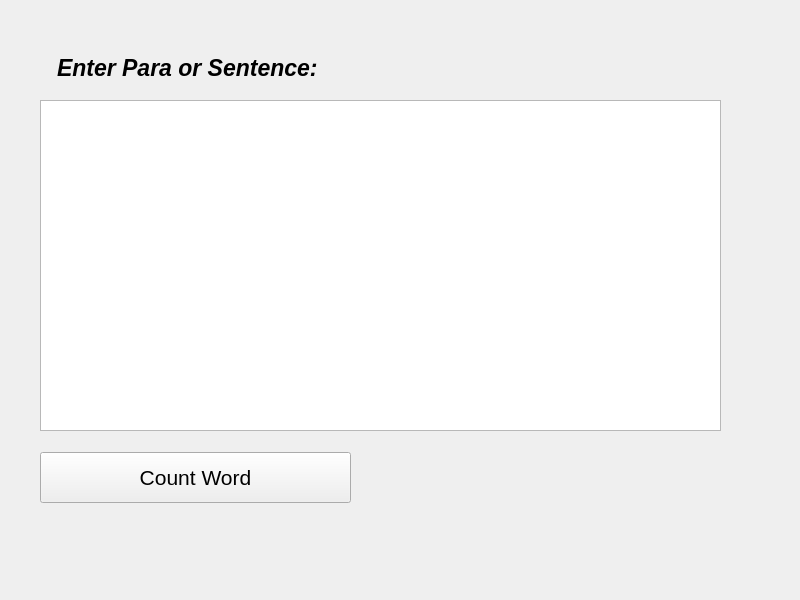
<?xml version="1.0" encoding="UTF-8"?>
<ui version="4.0">
 <class>MainWindow</class>
 <widget class="QMainWindow" name="MainWindow">
  <property name="geometry">
   <rect>
    <x>0</x>
    <y>0</y>
    <width>800</width>
    <height>600</height>
   </rect>
  </property>
  <property name="windowTitle">
   <string>MainWindow</string>
  </property>
  <widget class="QWidget" name="centralwidget">
   <widget class="QLabel" name="label">
    <property name="geometry">
     <rect>
      <x>40</x>
      <y>52</y>
      <width>301</width>
      <height>31</height>
     </rect>
    </property>
    <property name="font">
     <font>
      <pointsize>17</pointsize>
      <weight>75</weight>
      <italic>true</italic>
      <bold>true</bold>
      <underline>false</underline>
     </font>
    </property>
    <property name="text">
     <string>Enter Para or Sentence: </string>
    </property>
    <property name="alignment">
     <set>Qt::AlignCenter</set>
    </property>
   </widget>
   <widget class="QPlainTextEdit" name="plainTextEdit">
    <property name="geometry">
     <rect>
      <x>40</x>
      <y>100</y>
      <width>681</width>
      <height>331</height>
     </rect>
    </property>
    <property name="font">
     <font>
      <pointsize>15</pointsize>
     </font>
    </property>
   </widget>
   <widget class="QPushButton" name="pushButton">
    <property name="geometry">
     <rect>
      <x>40</x>
      <y>452</y>
      <width>311</width>
      <height>51</height>
     </rect>
    </property>
    <property name="font">
     <font>
      <pointsize>16</pointsize>
     </font>
    </property>
    <property name="text">
     <string>Count Word</string>
    </property>
   </widget>
   <widget class="QLabel" name="label_2">
    <property name="geometry">
     <rect>
      <x>380</x>
      <y>460</y>
      <width>261</width>
      <height>31</height>
     </rect>
    </property>
    <property name="font">
     <font>
      <pointsize>17</pointsize>
     </font>
    </property>
    <property name="text">
     <string/>
    </property>
    <property name="alignment">
     <set>Qt::AlignCenter</set>
    </property>
   </widget>
  </widget>
 </widget>
 <resources/>
 <connections/>
</ui>
